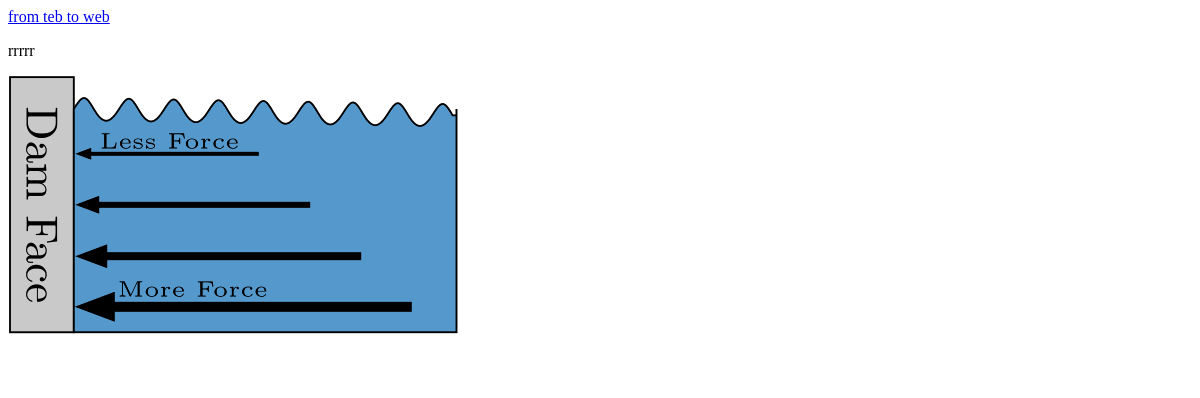
/blog/1, run on an earlier commit of the app's database.
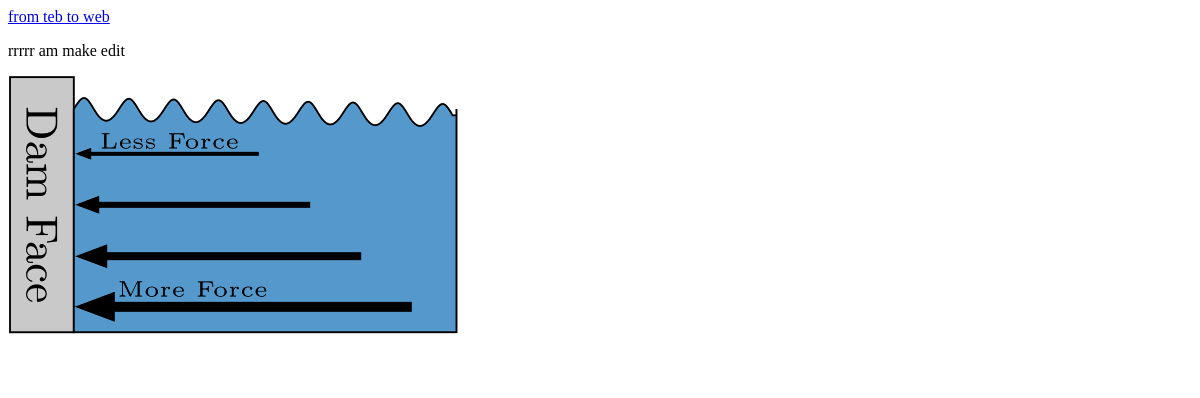
And on a later commit of the database.
### posts/models.py (models this page shows)
class Post(models.Model):
     title = models.CharField(max_length=30)
     content = models.TextField(max_length=1000)
     image = models.ImageField(upload_to="posts/")
     def __str__(self):
        return str(self.title)

### posts/views.py (the view)
# urls.py: path('blog/<int:id>',single_post,name='single_post'),
def single_post(request,id):
    post=Post.objects.get(id=id)
    return render(request,'single_post.html',{'var':post})

### posts/templates/single_post.html
<h1></h1><a href="url'single_post'post.id "> {{var}} </a></h1>
<p>{{var.content}} </p>
<img src="{{var.image.url}} " >

What changed in the data, as far as the page shows it:
changed Post "from teb to web": content "rrrrr" → "rrrrr am make edit"
